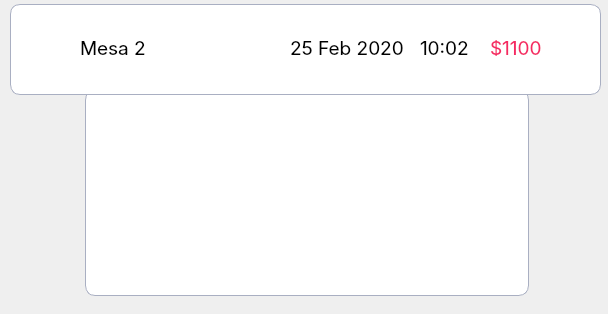
<?xml version="1.0" encoding="UTF-8"?>
<ui version="4.0">
 <class>tarjetaCuenta</class>
 <widget class="QWidget" name="tarjetaCuenta">
  <property name="geometry">
   <rect>
    <x>0</x>
    <y>0</y>
    <width>608</width>
    <height>314</height>
   </rect>
  </property>
  <property name="minimumSize">
   <size>
    <width>608</width>
    <height>314</height>
   </size>
  </property>
  <property name="maximumSize">
   <size>
    <width>608</width>
    <height>314</height>
   </size>
  </property>
  <property name="windowTitle">
   <string>Form</string>
  </property>
  <widget class="QLabel" name="label">
   <property name="geometry">
    <rect>
     <x>10</x>
     <y>4</y>
     <width>591</width>
     <height>91</height>
    </rect>
   </property>
   <property name="styleSheet">
    <string notr="true">background: white;
border: 1px solid #A9AFC2;
border-radius: 10px;</string>
   </property>
   <property name="text">
    <string/>
   </property>
  </widget>
  <widget class="QLabel" name="label_2">
   <property name="geometry">
    <rect>
     <x>85</x>
     <y>90</y>
     <width>444</width>
     <height>206</height>
    </rect>
   </property>
   <property name="styleSheet">
    <string notr="true">background: white;
border: 1px solid #A9AFC2;
border-radius: 10px;</string>
   </property>
   <property name="text">
    <string/>
   </property>
  </widget>
  <widget class="QLabel" name="numero_mesa">
   <property name="geometry">
    <rect>
     <x>80</x>
     <y>40</y>
     <width>71</width>
     <height>16</height>
    </rect>
   </property>
   <property name="font">
    <font>
     <family>SF Pro Text</family>
     <pointsize>14</pointsize>
    </font>
   </property>
   <property name="text">
    <string>Mesa 2</string>
   </property>
  </widget>
  <widget class="QLabel" name="fecha">
   <property name="geometry">
    <rect>
     <x>290</x>
     <y>40</y>
     <width>121</width>
     <height>16</height>
    </rect>
   </property>
   <property name="font">
    <font>
     <family>SF Pro Text</family>
     <pointsize>14</pointsize>
    </font>
   </property>
   <property name="text">
    <string>25 Feb 2020</string>
   </property>
  </widget>
  <widget class="QLabel" name="hora">
   <property name="geometry">
    <rect>
     <x>420</x>
     <y>40</y>
     <width>61</width>
     <height>16</height>
    </rect>
   </property>
   <property name="font">
    <font>
     <family>SF Pro Text</family>
     <pointsize>14</pointsize>
    </font>
   </property>
   <property name="text">
    <string>10:02</string>
   </property>
  </widget>
  <widget class="QLabel" name="precio">
   <property name="geometry">
    <rect>
     <x>490</x>
     <y>40</y>
     <width>61</width>
     <height>16</height>
    </rect>
   </property>
   <property name="font">
    <font>
     <family>SF Pro Text</family>
     <pointsize>14</pointsize>
    </font>
   </property>
   <property name="styleSheet">
    <string notr="true">color:#F52964;</string>
   </property>
   <property name="text">
    <string>$1100</string>
   </property>
  </widget>
  <widget class="QScrollArea" name="scrollArea">
   <property name="geometry">
    <rect>
     <x>90</x>
     <y>100</y>
     <width>431</width>
     <height>191</height>
    </rect>
   </property>
   <property name="styleSheet">
    <string notr="true">background: white;
border: none;
</string>
   </property>
   <property name="widgetResizable">
    <bool>true</bool>
   </property>
   <widget class="QWidget" name="scrollAreaWidgetContents">
    <property name="geometry">
     <rect>
      <x>0</x>
      <y>0</y>
      <width>431</width>
      <height>191</height>
     </rect>
    </property>
    <layout class="QGridLayout" name="gridLayout_2">
     <item row="0" column="0">
      <layout class="QGridLayout" name="gridLayout"/>
     </item>
    </layout>
   </widget>
  </widget>
  <widget class="QPushButton" name="btn_mesa">
   <property name="geometry">
    <rect>
     <x>10</x>
     <y>0</y>
     <width>591</width>
     <height>101</height>
    </rect>
   </property>
   <property name="styleSheet">
    <string notr="true">border: none;
background: none;</string>
   </property>
   <property name="text">
    <string/>
   </property>
  </widget>
  <zorder>label_2</zorder>
  <zorder>label</zorder>
  <zorder>numero_mesa</zorder>
  <zorder>fecha</zorder>
  <zorder>hora</zorder>
  <zorder>precio</zorder>
  <zorder>scrollArea</zorder>
  <zorder>btn_mesa</zorder>
 </widget>
 <resources/>
 <connections/>
</ui>
